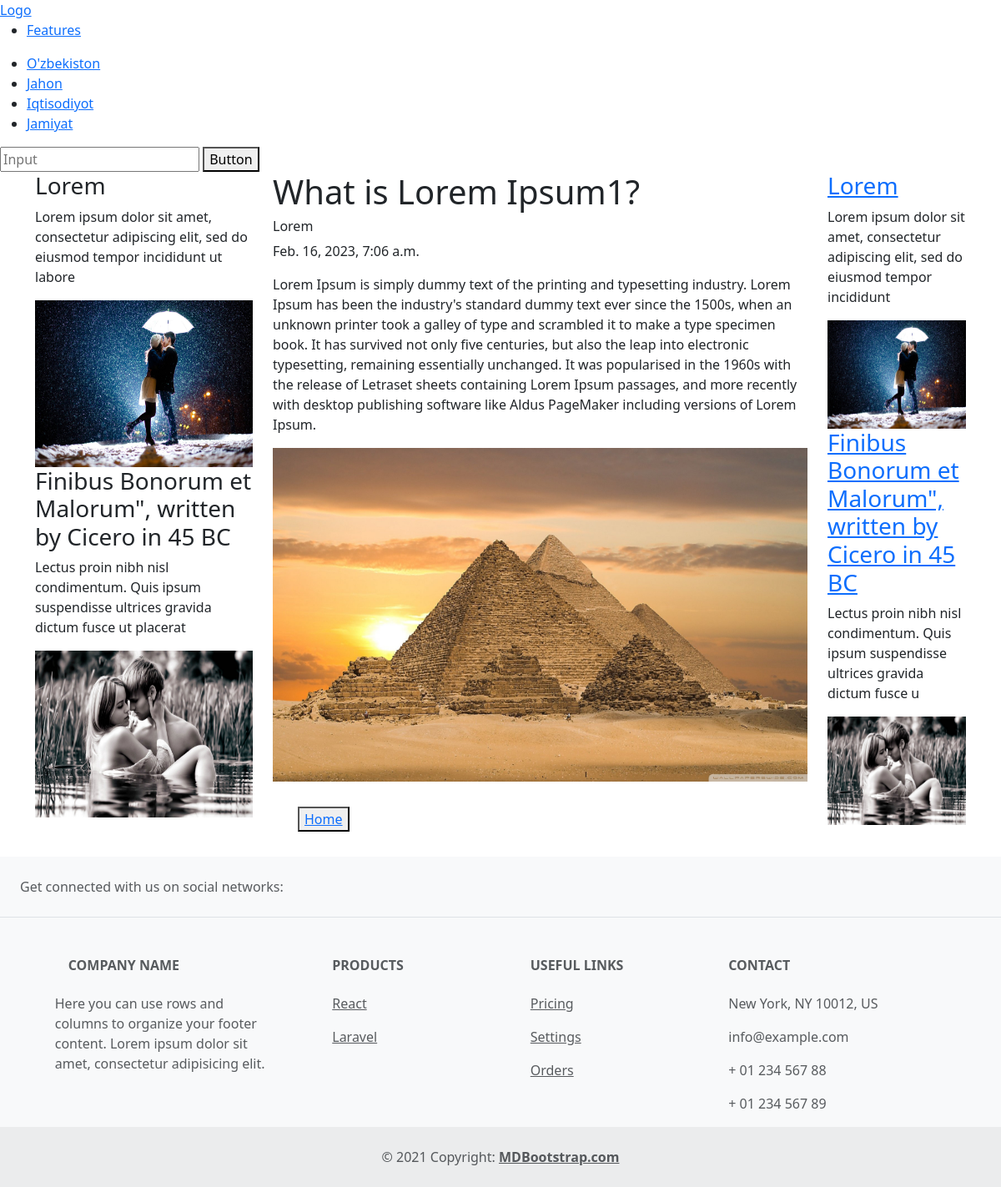
Page /post_detail/1 on the committed database.
### news/models.py (models this page shows, shortened)
class TopPost(models.Model):
    title = models.CharField(max_length=100, blank=True)
    text = models.TextField()
    image = models.ImageField(blank=True, null=True)
    created_at = models.DateTimeField(auto_now_add=True)

class Posts(models.Model):
    title = models.CharField(max_length=200, blank=True)
    author = models.CharField(max_length=200, blank=True)
    text = models.TextField()
    image = models.ImageField(blank=True, null=True)
    created_at = models.DateTimeField(auto_now_add=True)

### news/views.py (the view)
# urls.py: path('post_detail/<int:id>', post_detail, name='post_detail'),
def post_detail(request, id):
    new = Posts.objects.get(id=id)
    top = TopPost.objects.all()
    news = {
        'new': new,
        'top': top
    }
    return render(request=request, template_name='post_detail.html', context=news)

### templates/post_detail.html (shortened to what this page needs)
<!DOCTYPE html>
<html lang="en">
<head>
    {% load static %}
    <link href="https://cdn.jsdelivr.net/npm/bootstrap@5.3.0-alpha1/dist/css/bootstrap.min.css" rel="stylesheet"
>
    <link rel="stylesheet" href="https://cdn.jsdelivr.net/npm/uikit@3.15.24/dist/css/uikit.min.css"/>
</head>
<body>
<div>
    <nav class="uk-navbar-container uk-margin" uk-navbar>
        <div class="uk-navbar-left">
            <a class="uk-navbar-item uk-logo" href="#" aria-label="Back to Home">Logo</a>
            <ul class="uk-navbar-nav">
                <li>
                    <a href="#">
                        Features
                    </a>
                </li>
            </ul>
            <div class="uk-navbar-item">
                <ul class="uk-navbar-nav">
                    <li><a href="{% url 'index' %}">O'zbekiston</a></li>
                    <li><a href="{% url 'index' %}">Jahon</a></li>
                    <li><a href="{% url 'index' %}">Iqtisodiyot</a></li>
                    <li><a href="{% url 'index' %}">Jamiyat</a></li>
                </ul>
            </div>
            <div class="uk-navbar-item">
                <form action="javascript:void(0)">
                    <input class="uk-input uk-form-width-small" type="text" placeholder="Input" aria-label="Input">
                    <button class="uk-button uk-button-default">Button</button>
                </form>
            </div>
        </div>
    </nav>
</div>
<div class="container">
    <div class="row">
        <div class="col-md-3">
            {% for top in top %}
            <h3>{{ top.title }}</h3>
            <p>{{ top.text | slice:':100'}}</p>
            <img src="{{ top.image.url }}" style="width:100%; height:200px">
            {% endfor%}
        </div>
        <div class="col-md-7">
            <h1>{{ new.title }}</h1>
            <h6>{{ new.author }}</h6>
            <p>{{ new.created_at }}</p>
            <p>{{ new.text }}</p>
            <img src="{{ new.image.url }}" style="width:100%; height:400px">
            <button style="margin: 30px"><a href="{% url 'index' %}">Home</a></button>
        </div>
        <div class="col-md-2">
            {% for top in top %}
            <h3><a href="http://#">{{ top.title }}</a></h3>
            <p>{{ top.text | slice:':90'}}</p>
            <img src="{{ top.image.url }}" style="width:100%; height:130px">
            {% endfor%}
        </div>
    </div>
</div>
<div>
    <footer class="text-center text-lg-start bg-light text-muted">
        <section class="d-flex justify-content-center justify-content-lg-between p-4 border-bottom">
            <div class="me-5 d-none d-lg-block">
                <span>Get connected with us on social networks:</span>
            </div>
            <div>
            </div>
        </section>
        <section class="">
            <div class="container text-center text-md-start mt-5">
                <div class="row mt-3">
                    <div class="col-md-3 col-lg-4 col-xl-3 mx-auto mb-4">
                        <h6 class="text-uppercase fw-bold mb-4">
                            Company name
                        </h6>
                        <p>
                            Here you can use rows and columns to organize your footer content. Lorem ipsum
                            dolor sit amet, consectetur adipisicing elit.
                        </p>
                    </div>
                    <div class="col-md-2 col-lg-2 col-xl-2 mx-auto mb-4">
                        <h6 class="text-uppercase fw-bold mb-4">
                            Products
                        </h6>
                        <p>
                            <a href="#!" class="text-reset">React</a>
                        </p>
                        <p>
                            <a href="#!" class="text-reset">Laravel</a>
                        </p>
                    </div>
                    <div class="col-md-3 col-lg-2 col-xl-2 mx-auto mb-4">
                        <h6 class="text-uppercase fw-bold mb-4">
                            Useful links
                        </h6>
                        <p>
                            <a href="#!" class="text-reset">Pricing</a>
                        </p>
                        <p>
                            <a href="#!" class="text-reset">Settings</a>
                        </p>
                        <p>
                            <a href="#!" class="text-reset">Orders</a>
                        </p>
                    </div>
                    <div class="col-md-4 col-lg-3 col-xl-3 mx-auto mb-md-0 mb-4">
                        <h6 class="text-uppercase fw-bold mb-4">Contact</h6>
                        <p> New York, NY 10012, US</p>
                        <p>info@example.com</p>
                        <p>+ 01 234 567 88</p>
                        <p> + 01 234 567 89</p>
                    </div>
                </div>
            </div>
        </section>
        <div class="text-center p-4" style="background-color: rgba(0, 0, 0, 0.05);">
            © 2021 Copyright:
            <a class="text-reset fw-bold" href="https://mdbootstrap.com/">MDBootstrap.com</a>
        </div>
    </footer>
</div>
</body>
</html>

### rows in the picture
TopPost: title "Lorem", text "Lorem ipsum dolor sit amet, consectetur adipiscing elit, sed do eiusmod tempor incididunt ut labore", image (picture), text "Lorem ipsum dolor sit amet, consectetur adipiscing elit, sed do eiusmod tempor incididunt"
TopPost: title "Finibus Bonorum et Malorum\", written by Cicero in 45 BC", text "Lectus proin nibh nisl condimentum. Quis ipsum suspendisse ultrices gravida dictum fusce ut placerat", image (picture), text "Lectus proin nibh nisl condimentum. Quis ipsum suspendisse ultrices gravida dictum fusce u"
Posts: title "What is Lorem Ipsum1?", author "Lorem", created_at "Feb. 16, 2023, 7:06 a.m.", text "Lorem Ipsum is simply dummy text of the printing and typesetting industry. Lorem Ipsum has been the industry's standard dummy text ever since the 1500s, when an unknown printer took a galley of type and scrambled it to make a type specimen book. It has survived not only five centuries, but also the leap into electronic typesetting, remaining essentially unchanged. It was popularised in the 1960s with the release of Letraset sheets containing Lorem Ipsum passages, and more recently with desktop publishing software like Aldus PageMaker including versions of Lorem Ipsum.", image (picture)
